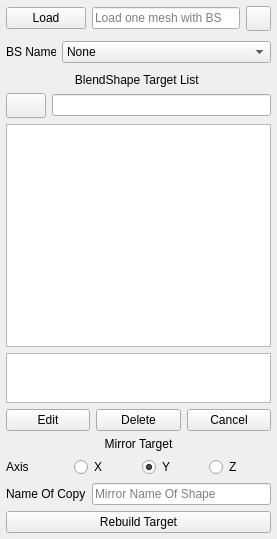
<?xml version="1.0" encoding="UTF-8"?>
<ui version="4.0">
 <class>BS_ListMain</class>
 <widget class="QWidget" name="BS_ListMain">
  <property name="geometry">
   <rect>
    <x>0</x>
    <y>0</y>
    <width>277</width>
    <height>539</height>
   </rect>
  </property>
  <property name="windowTitle">
   <string>Form</string>
  </property>
  <layout class="QVBoxLayout" name="verticalLayout">
   <property name="leftMargin">
    <number>6</number>
   </property>
   <property name="topMargin">
    <number>6</number>
   </property>
   <property name="rightMargin">
    <number>6</number>
   </property>
   <property name="bottomMargin">
    <number>6</number>
   </property>
   <item>
    <layout class="QHBoxLayout" name="load_hb">
     <item>
      <widget class="MPushButton" name="load_btn">
       <property name="font">
        <font>
         <family>Segoe UI</family>
        </font>
       </property>
       <property name="toolTip">
        <string>Load mesh</string>
       </property>
       <property name="text">
        <string>Load</string>
       </property>
      </widget>
     </item>
     <item>
      <widget class="MLineEdit" name="load_le">
       <property name="font">
        <font>
         <family>Segoe UI</family>
        </font>
       </property>
       <property name="placeholderText">
        <string>Load one mesh with BS</string>
       </property>
      </widget>
     </item>
     <item>
      <widget class="QPushButton" name="setting_btn">
       <property name="minimumSize">
        <size>
         <width>0</width>
         <height>25</height>
        </size>
       </property>
       <property name="maximumSize">
        <size>
         <width>25</width>
         <height>16777215</height>
        </size>
       </property>
       <property name="toolTip">
        <string>Settings</string>
       </property>
       <property name="styleSheet">
        <string notr="true">QPushButton{
border-image: url(:/icon/SHAPES_preferences_150.png);
}
QPushButton:hover{
border-image: url(:/icon/SHAPES_preferences_150_light.png);
}
QPushButton:pressed{
border-image: url(:/icon/SHAPES_preferences_150.png);
}</string>
       </property>
       <property name="text">
        <string/>
       </property>
      </widget>
     </item>
    </layout>
   </item>
   <item>
    <layout class="QHBoxLayout" name="bs_hb">
     <item>
      <widget class="MLabel" name="bs_lb">
       <property name="minimumSize">
        <size>
         <width>0</width>
         <height>30</height>
        </size>
       </property>
       <property name="maximumSize">
        <size>
         <width>50</width>
         <height>16777215</height>
        </size>
       </property>
       <property name="font">
        <font>
         <family>Segoe UI</family>
        </font>
       </property>
       <property name="text">
        <string>BS Name</string>
       </property>
      </widget>
     </item>
     <item>
      <widget class="MComboBox" name="bs_cb">
       <property name="font">
        <font>
         <family>Segoe UI</family>
        </font>
       </property>
       <item>
        <property name="text">
         <string>None</string>
        </property>
       </item>
      </widget>
     </item>
    </layout>
   </item>
   <item>
    <widget class="MLabel" name="target_lb">
     <property name="font">
      <font>
       <family>Segoe UI</family>
      </font>
     </property>
     <property name="cursor">
      <cursorShape>ArrowCursor</cursorShape>
     </property>
     <property name="text">
      <string>BlendShape Target List </string>
     </property>
     <property name="alignment">
      <set>Qt::AlignCenter</set>
     </property>
    </widget>
   </item>
   <item>
    <layout class="QHBoxLayout" name="search_hb">
     <item>
      <widget class="QPushButton" name="search_btn">
       <property name="minimumSize">
        <size>
         <width>0</width>
         <height>25</height>
        </size>
       </property>
       <property name="toolTip">
        <string>Case sensetive search</string>
       </property>
       <property name="styleSheet">
        <string notr="true">QPushButton{
border-image: url(:/icon/SHAPES_weightPaste_200.png);
}
QPushButton:hover{
border-image: url(:/icon/SHAPES_weightPaste_200_light.png);
}
QPushButton:pressed{
border-image: url(:/icon/SHAPES_weightPaste_200.png);
}</string>
       </property>
       <property name="text">
        <string/>
       </property>
      </widget>
     </item>
     <item>
      <widget class="MLineEdit" name="search_le"/>
     </item>
    </layout>
   </item>
   <item>
    <widget class="QListWidget" name="target_list"/>
   </item>
   <item>
    <widget class="QListWidget" name="inbetween_list">
     <property name="maximumSize">
      <size>
       <width>1111111</width>
       <height>50</height>
      </size>
     </property>
    </widget>
   </item>
   <item>
    <layout class="QHBoxLayout" name="edit_hb">
     <item>
      <widget class="MPushButton" name="edit_btn">
       <property name="font">
        <font>
         <family>Segoe UI</family>
        </font>
       </property>
       <property name="toolTip">
        <string>Edit blendShape</string>
       </property>
       <property name="styleSheet">
        <string notr="true"/>
       </property>
       <property name="text">
        <string>Edit</string>
       </property>
      </widget>
     </item>
     <item>
      <widget class="MPushButton" name="delete_btn">
       <property name="font">
        <font>
         <family>Segoe UI</family>
        </font>
       </property>
       <property name="toolTip">
        <string>Delete blendShape</string>
       </property>
       <property name="text">
        <string>Delete</string>
       </property>
      </widget>
     </item>
     <item>
      <widget class="MPushButton" name="cancel_btn">
       <property name="font">
        <font>
         <family>Segoe UI</family>
        </font>
       </property>
       <property name="text">
        <string>Cancel</string>
       </property>
      </widget>
     </item>
    </layout>
   </item>
   <item>
    <layout class="QVBoxLayout" name="mirror_vb">
     <item>
      <widget class="MLabel" name="mirror_lb">
       <property name="font">
        <font>
         <family>Segoe UI</family>
        </font>
       </property>
       <property name="text">
        <string>Mirror Target</string>
       </property>
       <property name="alignment">
        <set>Qt::AlignCenter</set>
       </property>
      </widget>
     </item>
     <item>
      <layout class="QHBoxLayout" name="axis_hb">
       <item>
        <widget class="MLabel" name="axis_lb">
         <property name="font">
          <font>
           <family>Segoe UI</family>
          </font>
         </property>
         <property name="text">
          <string>Axis</string>
         </property>
        </widget>
       </item>
       <item>
        <widget class="MRadioButton" name="x_rb">
         <property name="font">
          <font>
           <family>Segoe UI</family>
          </font>
         </property>
         <property name="text">
          <string>X</string>
         </property>
        </widget>
       </item>
       <item>
        <widget class="MRadioButton" name="y_rb">
         <property name="font">
          <font>
           <family>Segoe UI</family>
          </font>
         </property>
         <property name="text">
          <string>Y</string>
         </property>
         <property name="checked">
          <bool>true</bool>
         </property>
        </widget>
       </item>
       <item>
        <widget class="MRadioButton" name="z_rb">
         <property name="font">
          <font>
           <family>Segoe UI</family>
          </font>
         </property>
         <property name="text">
          <string>Z</string>
         </property>
        </widget>
       </item>
      </layout>
     </item>
     <item>
      <layout class="QHBoxLayout" name="name_hb">
       <item>
        <widget class="MLabel" name="name_lb">
         <property name="font">
          <font>
           <family>Segoe UI</family>
          </font>
         </property>
         <property name="text">
          <string>Name Of Copy</string>
         </property>
        </widget>
       </item>
       <item>
        <widget class="MLineEdit" name="name_le">
         <property name="font">
          <font>
           <family>Segoe UI</family>
          </font>
         </property>
         <property name="placeholderText">
          <string>Mirror Name Of Shape</string>
         </property>
        </widget>
       </item>
      </layout>
     </item>
    </layout>
   </item>
   <item>
    <widget class="MPushButton" name="rebuild_btn">
     <property name="font">
      <font>
       <family>Segoe UI</family>
      </font>
     </property>
     <property name="text">
      <string>Rebuild Target</string>
     </property>
    </widget>
   </item>
  </layout>
 </widget>
 <customwidgets>
  <customwidget>
   <class>MPushButton</class>
   <extends>QPushButton</extends>
   <header>dayu_widgets.push_button</header>
  </customwidget>
  <customwidget>
   <class>MLineEdit</class>
   <extends>QLineEdit</extends>
   <header>dayu_widgets.line_edit</header>
  </customwidget>
  <customwidget>
   <class>MLabel</class>
   <extends>QLabel</extends>
   <header>dayu_widgets.label</header>
  </customwidget>
  <customwidget>
   <class>MRadioButton</class>
   <extends>QRadioButton</extends>
   <header>dayu_widgets.radio_button</header>
  </customwidget>
  <customwidget>
   <class>MComboBox</class>
   <extends>QComboBox</extends>
   <header>dayu_widgets.combo_box</header>
  </customwidget>
 </customwidgets>
 <resources>
  <include location="../../../../dayu_widgets/static/icon.qrc"/>
 </resources>
 <connections/>
</ui>
